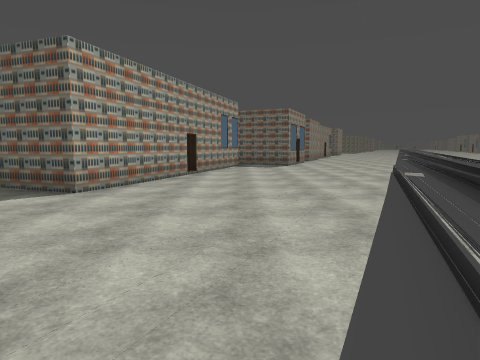
view 1 (above)

12 first-person views from a walk through a 3-D level made in the Godot game engine. The camera is 1.5 m above the floor, tilts 6° down and sees 75° across. The floor is counted in squares, 2 m on a side. Each view is taken from the middle of a square. On the plan, view 1 faces up. The plan holds only what a view shows up to about 10 squares ahead; the rest is blank. The place goes on beyond the plan. Some surface patterns are stand-ins.

view 2
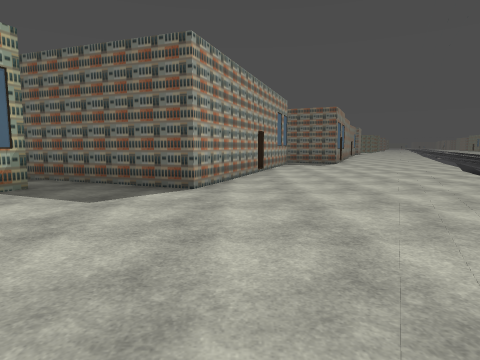

view 3
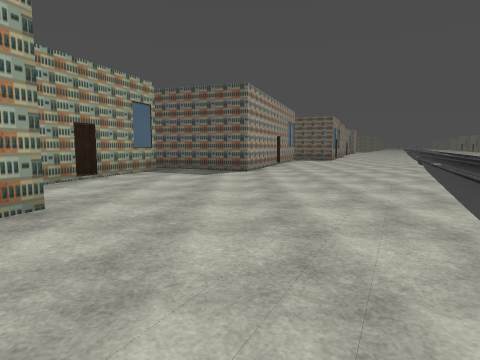

view 4
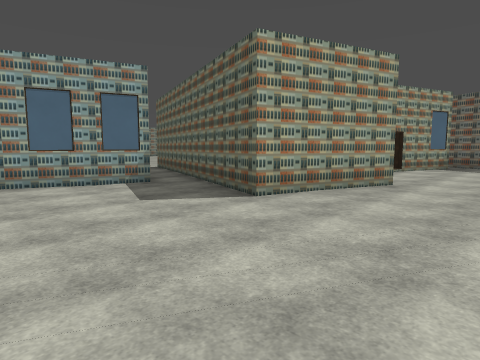

view 5
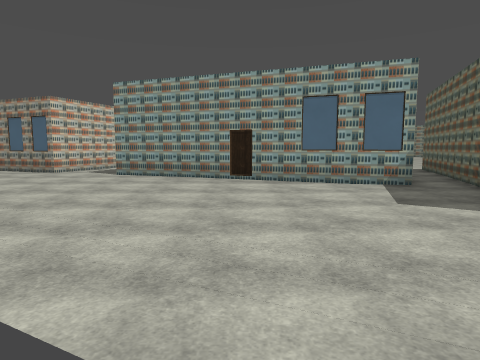

view 6
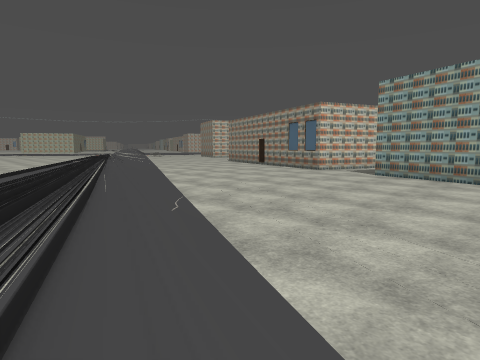

view 7
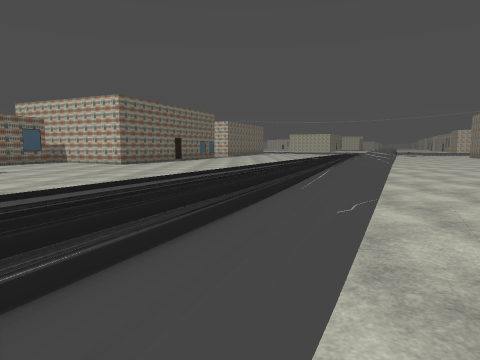

view 8
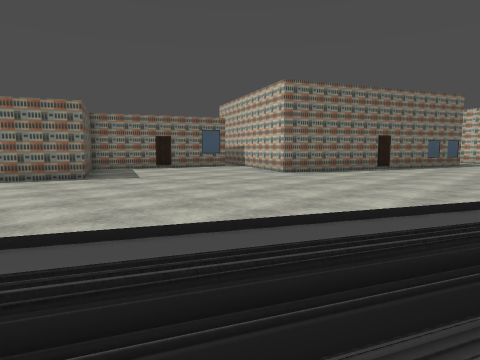

view 9
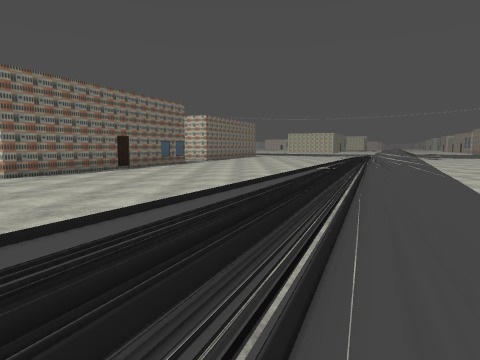

view 10
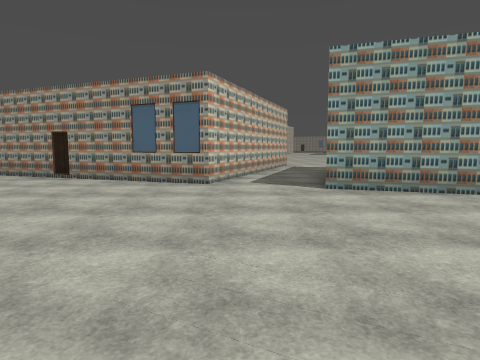

view 11
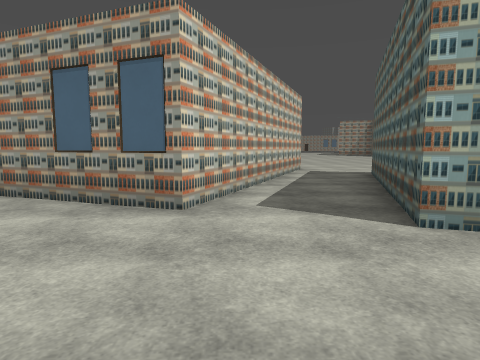

view 12
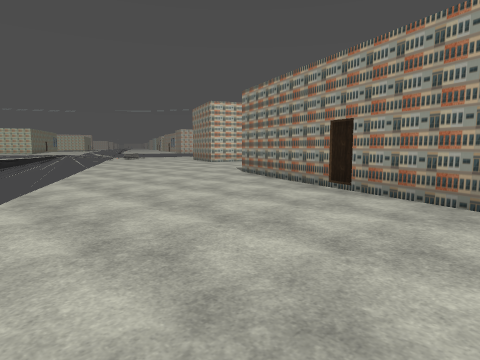

### Floor plan
Key: @ floor where view 1 was taken; # wall or solid block; . main floor; : floor 0.25 m higher than the main floor; + floor 0.5 m higher than the main floor; / step, stairs or slope; = window, fence, low wall or low ledge.
Columns run from 18 left of view 1 to 5 right of it. Each row starts with its distance up from view 1.
 10                 ##:::..+
  9                 #::::..:
  8                 #::::.++
  7            ##  ##::::.::
  6             ####::::.+:
  5             #::::::..::
  4             #::::::.//
  3            ##:::::../:
  2            #:::::..//
  1             :::::../
  0             ::::..@
 -1      ##     #:::.//
 -2        ######:::./
 -3         :::##:::/
 -4         #::::::.
 -5         #.:::::/
 -6        ##....../
 -7        #:...../:
 -8 :##    #:.....//
 -9 ::######:..../::/
-10 :::::##::....////
-11 ##:::::::...//://
-12  ####:::....////...
-13     ##:....///:=......#
-14     ##:..../::=.......#
-15     #:....//:+=.......##
-16     #.....:::=........::
-17    ##..../:=:=.......::
-18    #.....:::=.......::
-19   ##....////=......::
-20   #.....://:......:#
-21   :..../:::=......:#
-22    ....:::  .....:##
-23     ../::      .:
-24      .:::
-25       ::

Positions as (right, up) in squares from view 1, and headings:
1: (0, 0), facing up
2: (-2, 0), facing up
3: (-3, -4), facing up
4: (-3, -7), facing up-left
5: (-3, -7), facing left
6: (-3, -7), facing down-left
7: (-4, -7), facing down
8: (-5, -12), facing down-right
9: (-5, -12), facing down
10: (-6, -12), facing left
11: (-9, -12), facing left
12: (-9, -14), facing down-left
